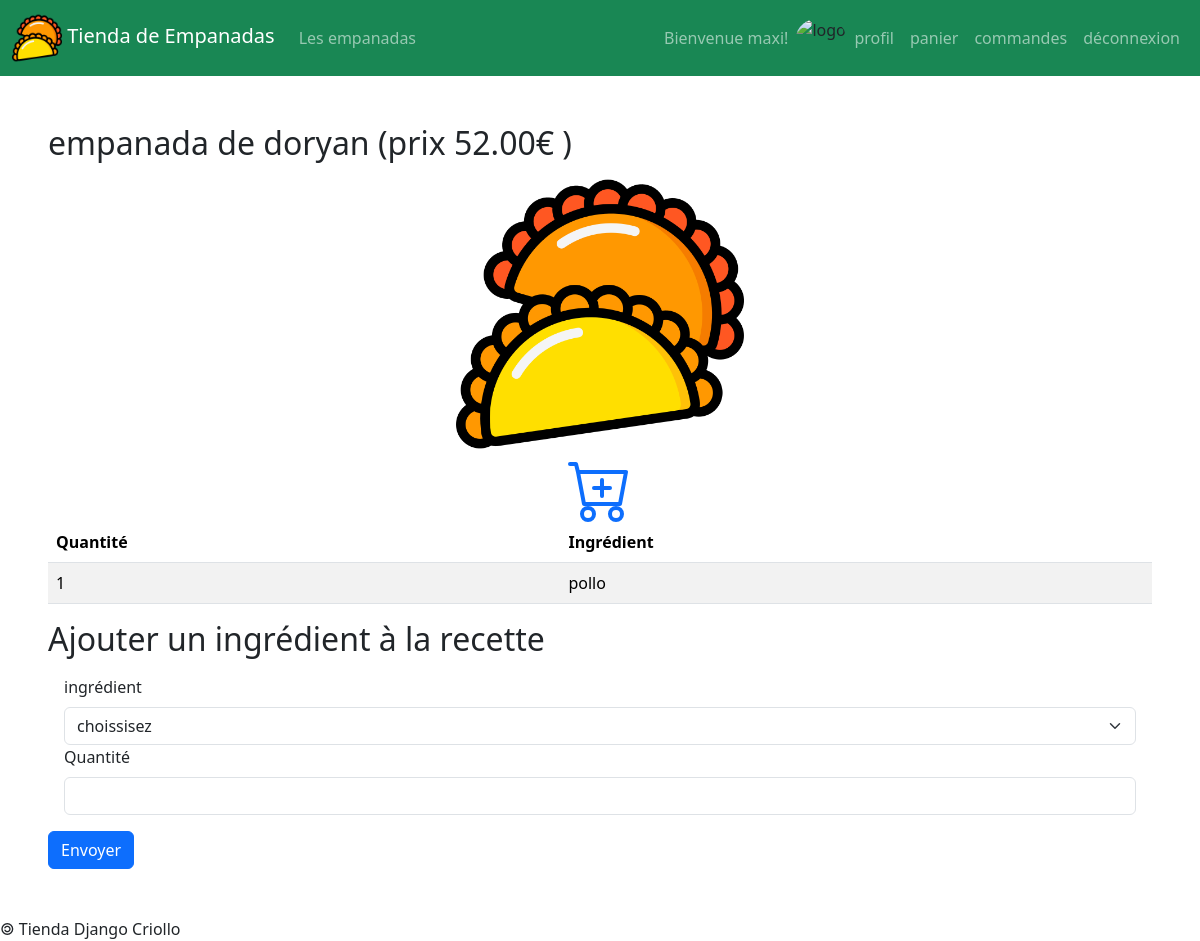
Page /empanadas/2 (signed in) on the committed database.
### empanadas/models.py (models this page shows, shortened)
class Empanada(models.Model):
    idEmpanada = models.AutoField( primary_key = True )
    nomEmpanada = models.CharField( max_length = 50 )
    prix = models.DecimalField( max_digits = 6, decimal_places = 2 )
    image = models.ImageField(default="imagesEmpanadas/default.png", upload_to='imagesEmpanadas/')
    def __str__(self) :
        return self.nomEmpanada + ' (prix ' + str(self.prix) + '€ )'

class Composition(models.Model):
    class Meta: # classe qui fait la liason
        unique_together = ('ingredient', 'empanada')
    idComposition = models.AutoField( primary_key = True )
    ingredient = models.ForeignKey( Ingredient, on_delete = models.CASCADE )
    empanada = models.ForeignKey( Empanada, on_delete = models.CASCADE )
    quantite = models.CharField( max_length = 100)

class Ingredient(models.Model):
    idIngredient = models.AutoField( primary_key = True )
    nomIngredient = models.CharField( max_length = 50 )

### empanadas/views.py (the view)
# urls.py: path( 'empanadas/<int:empanada_id>', views.empanada),
def empanada(request, empanada_id):
    lesIngredients = Ingredient.objects.all()
    laEmpanada = Empanada.objects.get( idEmpanada = empanada_id )
    compo = Composition.objects.filter (empanada = empanada_id)
    return render(
            request,
            'empanadas/empanada.html',
            {
                'ingredients' : lesIngredients,
                'empanada' : laEmpanada,
                'composition' : compo
            }
    )

### empanadas/templates/empanadas/empanada.html (shortened to what this page needs)
{% extends 'empanadas/base.html' %}
{% block main %}
<h2> {{ empanada }} </h2>
<div class="d-flex justify-content-center align-items-center flex-column">
	<img src="{{MEDIA_URL}}{{empanada.image}}" style="width: 18rem;">
	<a href="/cart/{{empanada.idEmpanada}}/buy/">
	</a>
</div>
{% if composition|length > 0 %}
	<table class="table table-striped">
		<thead>
			<tr>
				<th scope="col"> Quantité </th>
				<th scope="col"> Ingrédient </th>
			</tr>
		</thead>
		<tbody>
			{% for ing in composition %}
			<tr>
				<td scope="row">
					{{ing.quantite}}
				</td>
				<td scope="row">
					{{ing.ingredient.nomIngredient}}
				</td>
			</tr>
			{% endfor %}
		</tbody>
	</table>
{% else %}
	Les ingrédients n'ont pas encore été renseignés.
{% endif %}
<h2> Ajouter un ingrédient à la recette </h2>
<form
	action="/empanadas/{{empanada.idEmpanada}}/addIngredient"
	method="post"
>
	<div class="m-3">
		<label
			for="id_ingredient"
			class="form-label"
		>
			ingrédient
		</label>
		<select
			id="id_ingredient"
			name="ingredient"
			class="form-select"
			requiered
		>
			<option selected disabled> choissisez </option>
		</select>
		<label
			for="id_quantite"
			class="form-label"
		>
			Quantité
		</label>
		<input
			id="id_quantite"
			name="quantite"
			type="text"
			maxlength="100"
			requiered
			class="form-control"
		>
	</div>
	<button type="submit" class="btn btn-primary">
		Envoyer
	</button>
</form>
{% endblock %}

### comptes/templates/comptes/menuClient.html (shortened to what this page needs)
{% load static %}
<nav class="navbar navbar-expand-lg navbar-dark bg-success">
	<div class="container-fluid">
		<a class="navbar-brand" href="/empanadas">
			<img
				src="{% static 'empanadas/img/ico.png' %}"
				alt="logo"
			/>
			Tienda de Empanadas
		</a>
		<div id="navbarText" class="collapse navbar-collapse">
			<ul class="navbar-nav me-auto mb-2 mb-lg-0">
				<li class="nav-item">
					<a
						class="nav-link"
						href="/empanadas"
					>
						Les empanadas
					</a>
				</li>
			</ul>
			<ul class="navbar-nav">
				<li class="nav-item d-flex flex-row">
					<span class="nav-link">
						Bienvenue {{user}}!
					</span>
					<img src="{{MEDIA_URL}}{{user.image}}" class="rounded-circle" alt="logo"/>
				</li>
				<li class="nav-item">
					<a class="nav-link" href="/user/update/">
						profil
					</a>
				</li>
				<li class="nav-item">
					<a class="nav-link" href="/cart">
						panier
					</a>
				</li>
				<li class="nav-item">
					<a class="nav-link" href="#">
						commandes
					</a>
				</li>
				<li class="nav-item">
					<a class="nav-link" href="/logout">
						déconnexion
					</a>
				</li>
			</ul>
		</div>
	</div>
</nav>

### empanadas/static/empanadas/css/style.css (style rules this page uses)
body { overflow-x: hidden; }
img[alt="logo"] { width: 50px; }

### rows in the picture
Empanada: nomEmpanada+prix "empanada de doryan (prix 52.00€ )", image (placeholder picture)
Composition: quantite "1", ingredient.nomIngredient "pollo"

### other values in the picture
{{ user }} "maxi"
